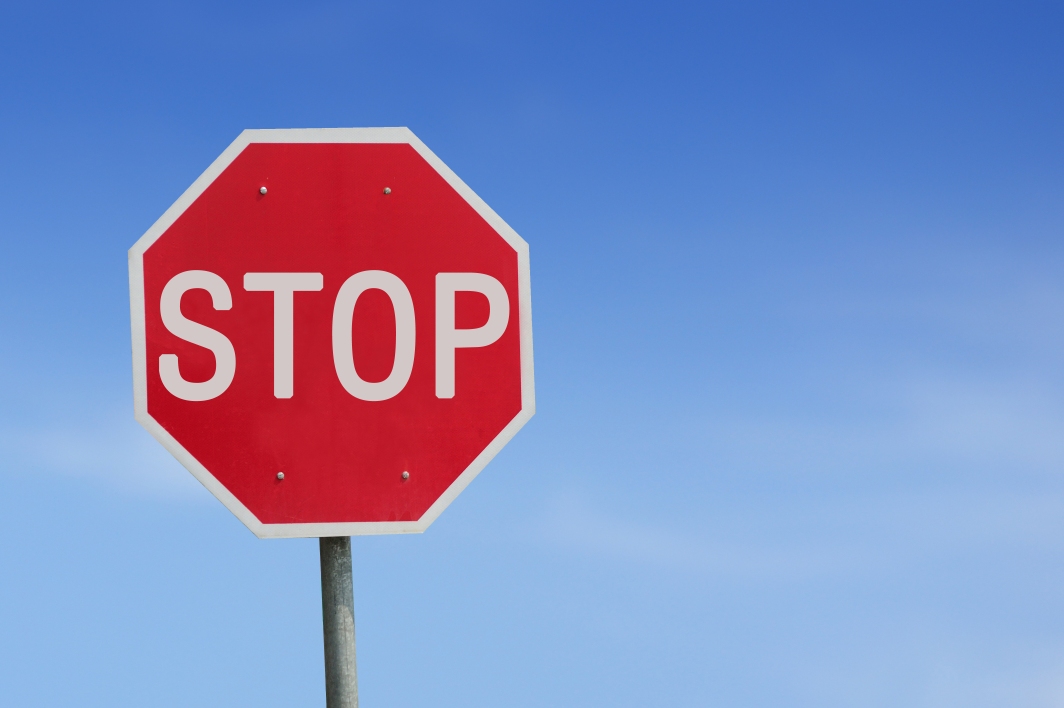
#> input picture images/sign.jpg, 4256 x 2832 px (shown at 1/4 size)
$ jupyter execute 02_Intro2image.ipynb
#> lines starting #> are read from the running program, lines starting #| are printed output that depends on the picture
<center><div style="direction:rtl;font-family:B Lotus, B Nazanin, Tahoma">به نام خدا</div></center>
<h1><center><div style="direction:rtl;font-family:B Lotus, B Nazanin, Tahoma">تصویر به عنوان داده</div></center></h1>

## <div style="direction:rtl;text-align:right;font-family:B Lotus, B Nazanin, Tahoma">لود کتابخانه‌های مورد استفاده</div>
<div style="direction:rtl;text-align:right;font-family:Tahoma">
برای اجرای این نوت‌بوک باید  کتابخانه ی  matplotlib و  numpy را نصب کنید.
بدین منظور به اینترنت متصل شود و در ترمینال  دستورات زیر را بنویسید:
</div>
<p>pip install matplotlib</p>
<p>pip install numpy</p>
<p>pip install Pillow</p>
<div style="direction:rtl;text-align:right;font-family:Tahoma">
میتوانید به جای pip از کلمه ی conda استفاده کنید. (اگر از آناکوندا استفاده میکنید.)
</div>

[cell 1]
# Import matplotlib
import matplotlib.pyplot as plt

# Import numpy
import numpy as np

## <div style="direction:rtl;text-align:right;font-family:B Lotus, B Nazanin, Tahoma">لود تصویر از دیسک</div>

[cell 2]
# Load the image
data = np.array(plt.imread('./images/sign.jpg'))
#> data is the input picture: shape (2832, 4256, 3); mean R, G, B 129.1, 141.5, 192.9

## <div style="direction:rtl;text-align:right;font-family:B Lotus, B Nazanin, Tahoma">نمایش تصویر </div>

[cell 3]
# Display the image
plt.imshow(data)
plt.show()

## <div style="direction:rtl;text-align:right;font-family:B Lotus, B Nazanin, Tahoma">داده تصویری </div>

<div style="direction:rtl;text-align:right;font-family:Tahoma">
نگاهی به اندازه ماتریس خوانده شده بیندازیم!
</div>

[cell 4]
data.shape
#> Out = (2832, 4256, 3)

<div style="direction:rtl;text-align:right;font-family:Tahoma">
مقدار پیکسل یک سلول خاص</div>

[cell 5]
data[1000, 1100]
#> Out = [189, 28, 43]

## <div style="direction:rtl;text-align:right;font-family:B Lotus, B Nazanin, Tahoma">ویرایش داده تصویری </div>

[cell 6]
data[:, :, 1] = 0
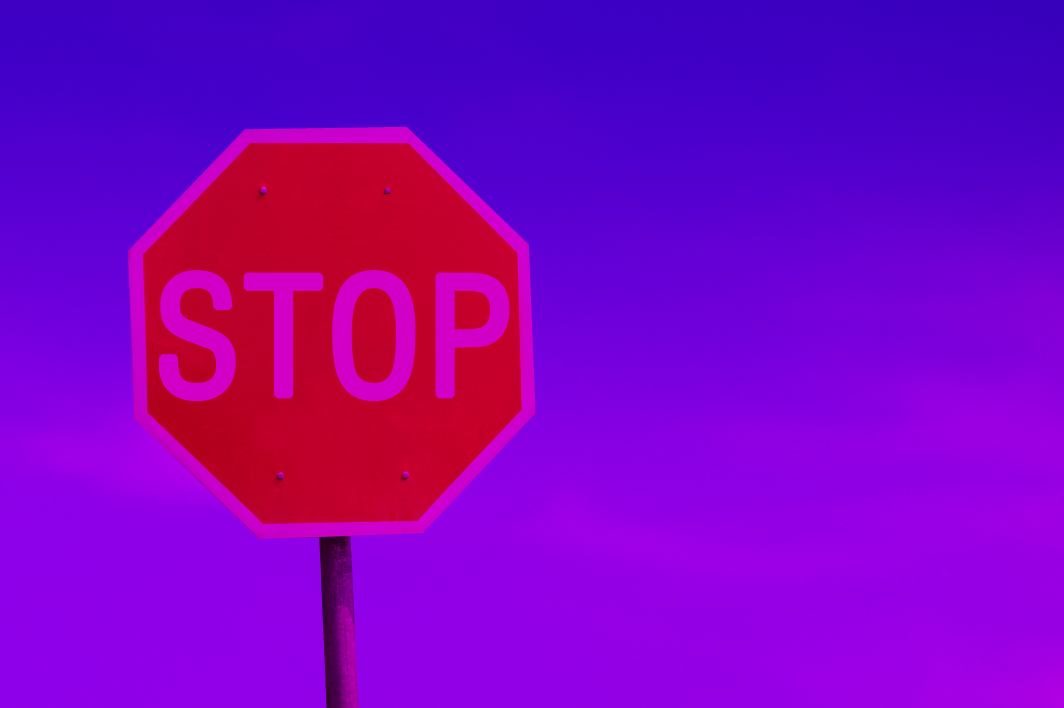
#> data: shape (2832, 4256, 3) (shown at 1/4 size); mean R, G, B 129.1, 0, 192.9
data[:, :, 2] = 0
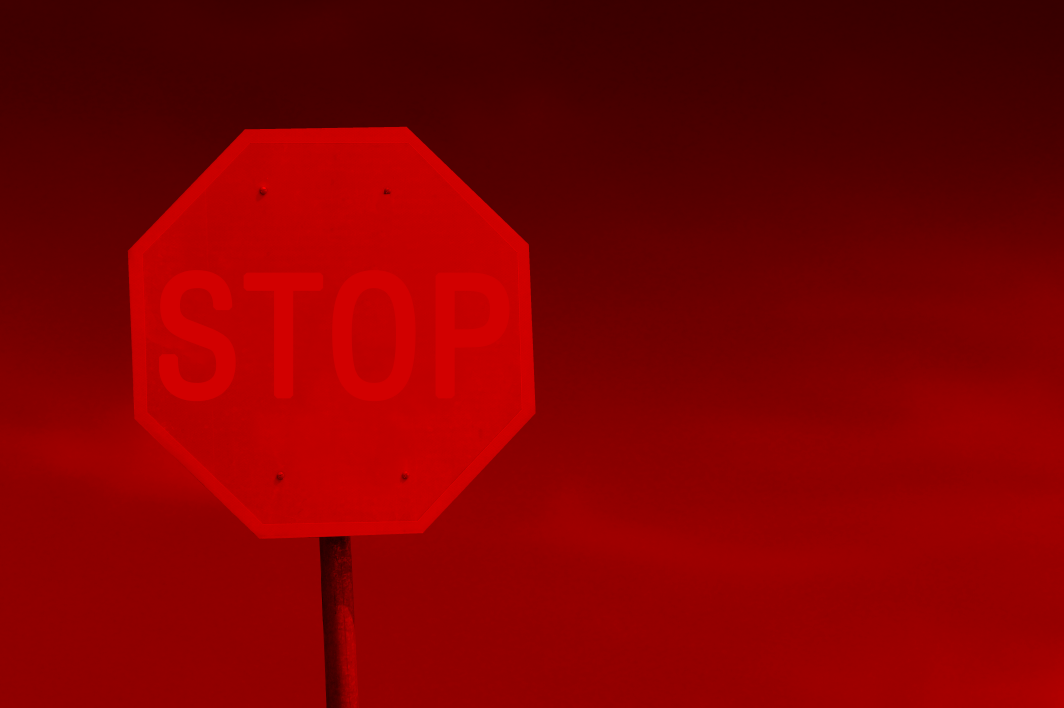
#> data: shape (2832, 4256, 3) (shown at 1/4 size); mean R, G, B 129.1, 0, 0
plt.imshow(data)
plt.show()

[cell 7]
# Load the image
data = np.array(plt.imread('./images/sign.jpg'))


# Set the red channel in this part of the image to 0
data[0:1000, 0:1000, 0] = 0

# Set the green channel in this part of the image to 255
data[0:1000, 0:1000, 1] = 255
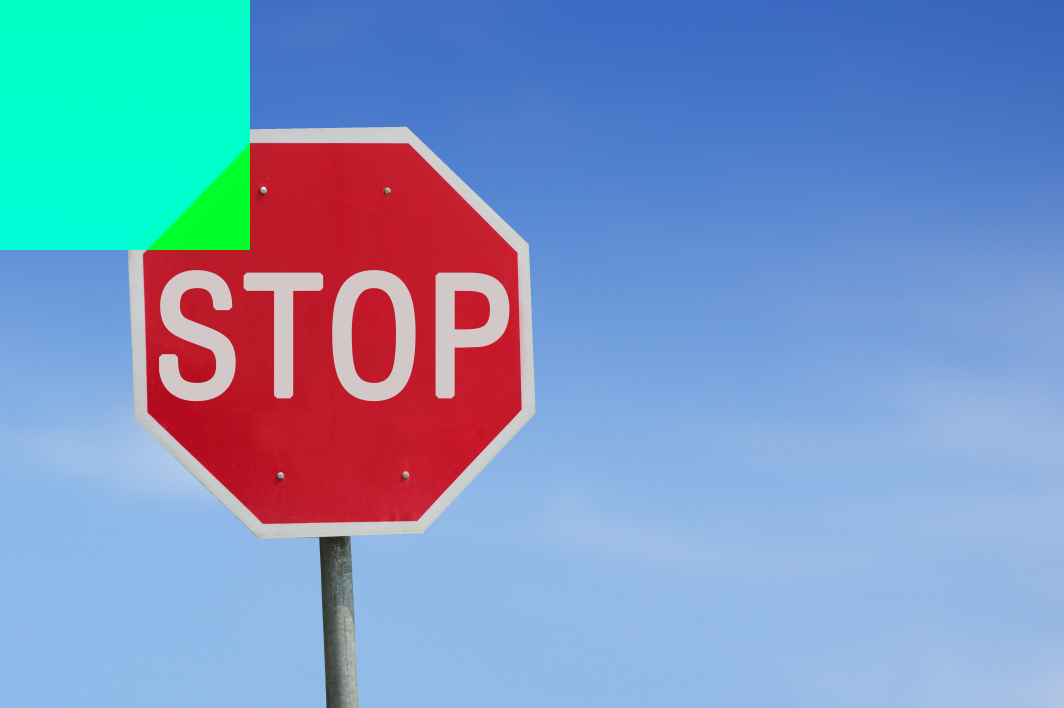
#> data: shape (2832, 4256, 3) (shown at 1/4 size); mean R, G, B 121.7, 152.9, 192.9

# Set the blue channel in this part of the image to 0
data[0:1000, 0:1000, 2] = 0
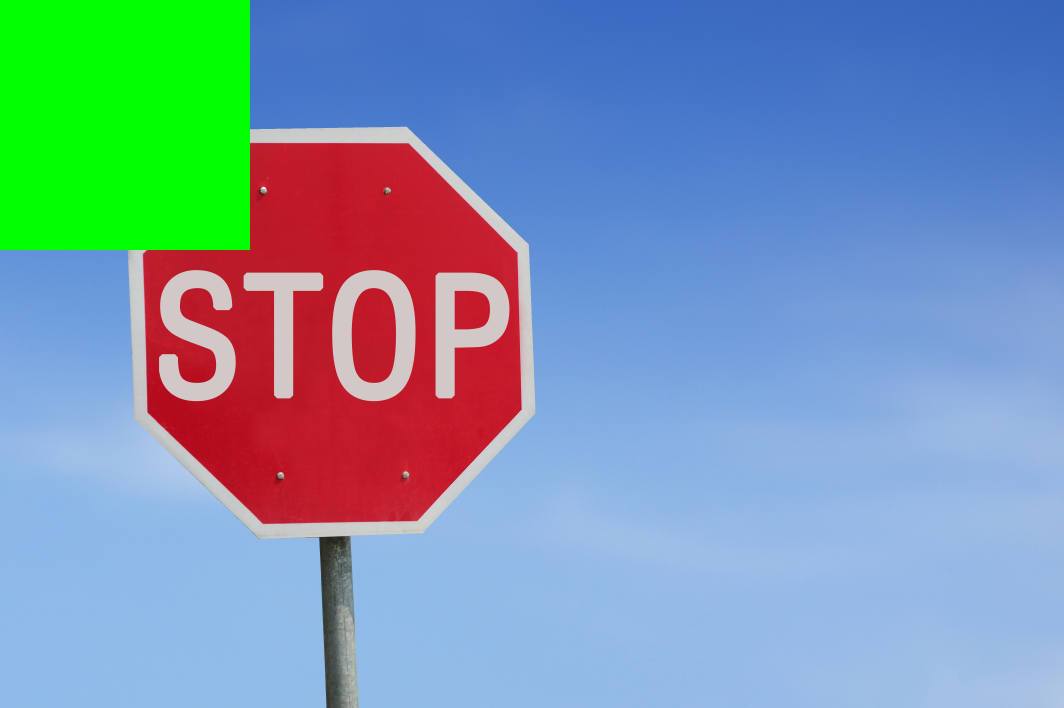
#> data: shape (2832, 4256, 3) (shown at 1/4 size); mean R, G, B 121.7, 152.9, 177.2

# Visualize the result
plt.imshow(data)
plt.show()

## <div style="direction:rtl;text-align:right;font-family:B Lotus, B Nazanin, Tahoma"> تصاویر سطح خاکستری  </div>

[cell 8]
def rgb2gray(rgb):
    return np.dot(rgb[...,:3], [0.299, 0.587, 0.114]).astype(int)

<div style="direction:rtl;text-align:right;font-family:Tahoma">
خواندن یک تصویر به صورت سطح خاکستری</div>

[cell 9]
img = plt.imread('./images/t-shirt.jpg')
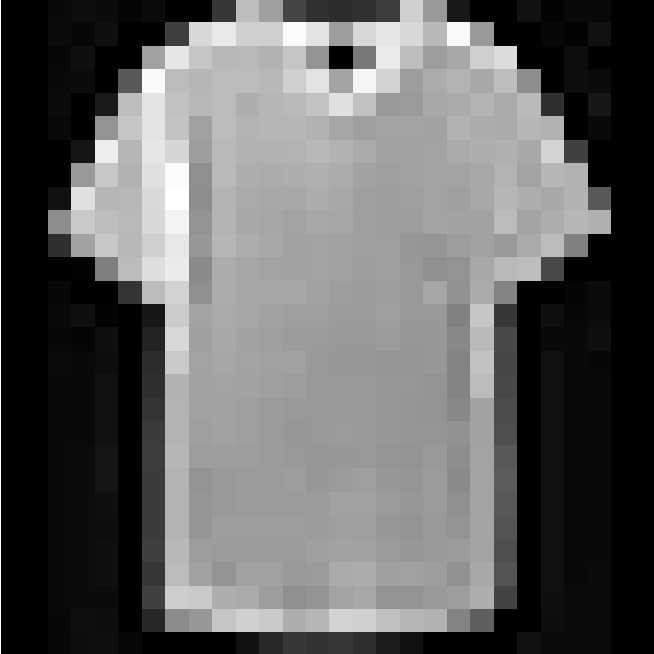
#> input picture images/t-shirt.jpg, 654 x 654 px
#> img is the input picture: shape (654, 654, 3); min 0, max 255, mean 99.5
tshirt = rgb2gray(img)
#> in rgb2gray, `return np.dot(rgb[...,:3], [0.299, 0.587, 0.114]).astype(int)`:
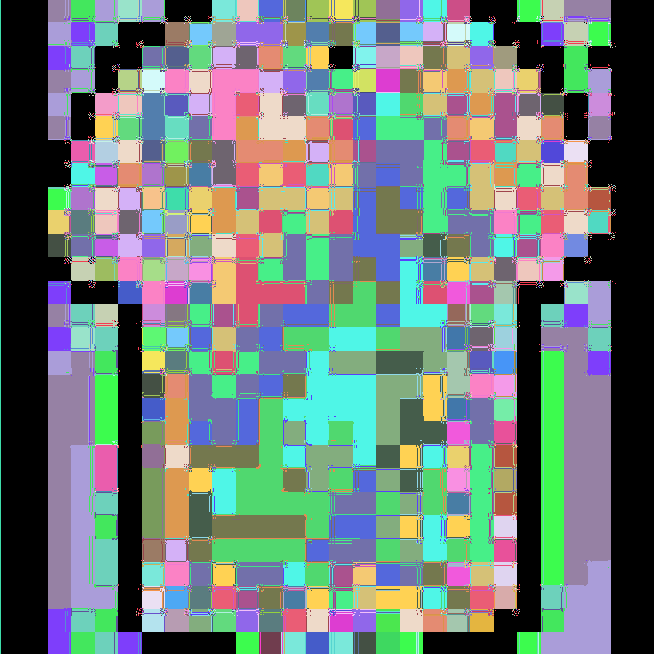
#> returned value: shape (654, 654) int64; 196 distinct labels, from 0 to 254; one colour per label, 0 black

<div style="direction:rtl;text-align:right;font-family:Tahoma">
اندازه ماتریس خوانده شده</div>

[cell 10]
tshirt.shape
#> Out = (654, 654)

<div style="direction:rtl;text-align:right;font-family:Tahoma">
نمایش تصویر</div>

[cell 11]
plt.imshow(tshirt, cmap = plt.get_cmap('gray'))
plt.show()

<div style="direction:rtl;text-align:right;font-family:Tahoma">
مشاهده مقدار یک پیکسل خاص</div>

[cell 12]
tshirt[250, 200]
#> Out = 151

<div style="direction:rtl;text-align:right;font-family:Tahoma">ویرایش تصویر</div>

[cell 13]
tshirt[200:400, 300:400]=0
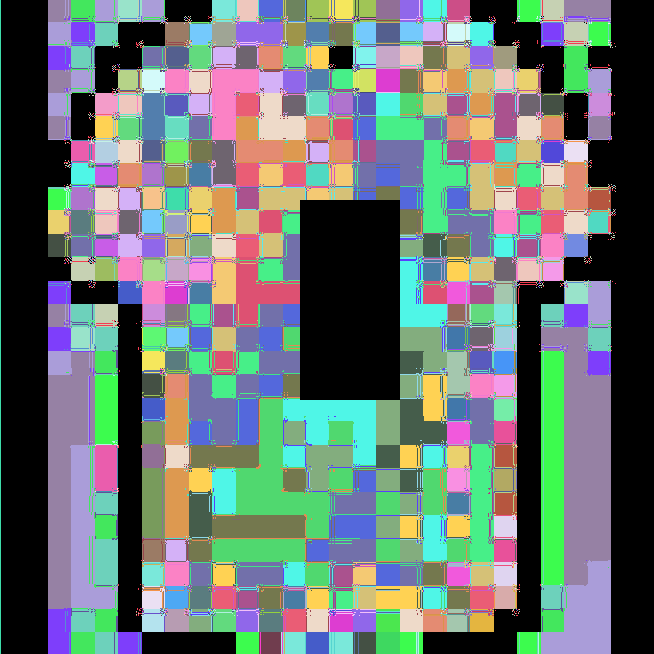
#> tshirt: shape (654, 654) int64; 196 distinct labels, from 0 to 254; one colour per label, 0 black
plt.imshow(tshirt, cmap = plt.get_cmap('gray'))
plt.show()
